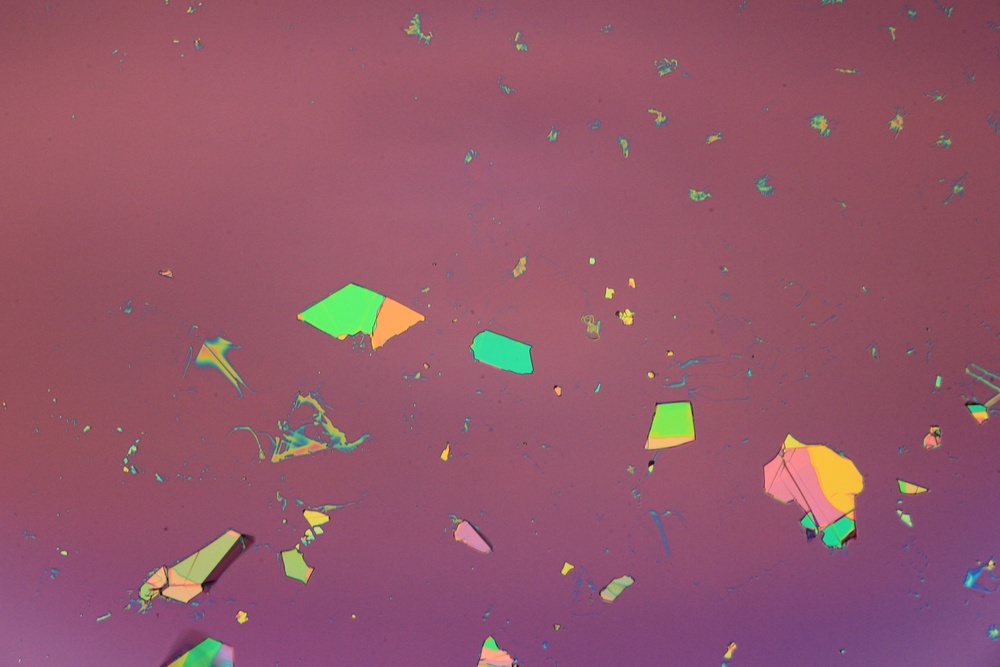
#> input picture notebooks/mainTestImage.JPG, 1000 x 667 px, shrunk from 5184 x 3456 before the run
$ jupyter execute NonLocalMeanDilation.ipynb   (shell and % lines are left out)   (older library calls are emulated)
#> lines starting #> are read from the running program, lines starting #| are printed output that depends on the picture
[cell 1]
import skimage.io as io

[cell 2]
import skimage
from skimage import data

[cell 3]
bn = io.imread("mainTestImage.JPG")
#> bn is the input picture: shape (667, 1000, 3); mean R, G, B 147.4, 87.3, 106.1

[cell 4]
import matplotlib.pyplot as plt

[cell 5]
import numpy as np

[cell 6]
plt.imshow(bn)

[cell 7]
from skimage import data, img_as_float
from skimage.restoration import denoise_nl_means


astro = img_as_float(data.astronaut())
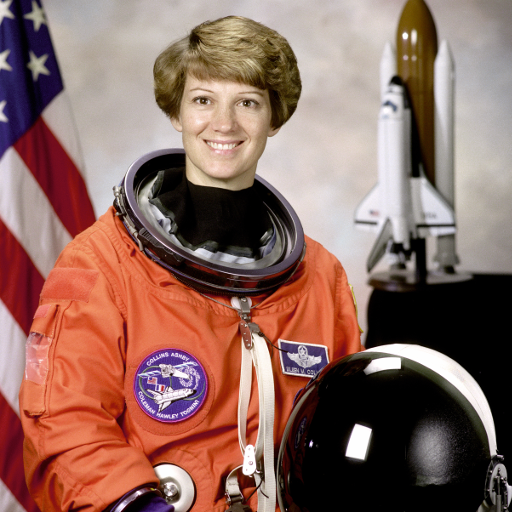
#> input picture skimage.data.astronaut(), 512 x 512 px
astro = astro[30:180, 150:300]
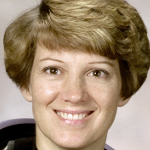
#> astro: shape (150, 150, 3) float64; mean R, G, B 0.619, 0.534, 0.441

noisy = astro + 0.3 * np.random.random(astro.shape)
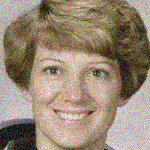
#> noisy: shape (150, 150, 3) float64; mean R, G, B 0.769, 0.683, 0.591; drawn with min black and max white
noisy = np.clip(noisy, 0, 1)
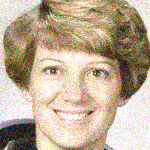
#> noisy: shape (150, 150, 3) float64; mean R, G, B 0.751, 0.678, 0.588

denoise = denoise_nl_means(noisy, 7, 9, 0.08, multichannel=True)
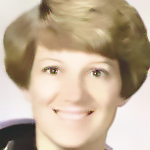
#> denoise: shape (150, 150, 3) float64; mean R, G, B 0.753, 0.68, 0.59

fig, ax = plt.subplots(ncols=2, figsize=(8, 4), sharex=True, sharey=True,
                       subplot_kw={'adjustable': 'box-forced'})

ax[0].imshow(noisy)
ax[0].axis('off')
ax[0].set_title('noisy')
ax[1].imshow(denoise)
ax[1].axis('off')
ax[1].set_title('non-local means')

fig.tight_layout()

plt.show()

[cell 8]
astro = img_as_float(bn)
#> astro: shape (667, 1000, 3) float64

noisy = astro

denoise = denoise_nl_means(noisy, 7, 9, 0.08, multichannel=True)
#> denoise: shape (667, 1000, 3) float64

fig, ax = plt.subplots(ncols=2, figsize=(30, 15), sharex=True, sharey=True,
                       subplot_kw={'adjustable': 'box-forced'})

ax[0].imshow(noisy)
ax[0].axis('off')
ax[0].set_title('noisy')
ax[1].imshow(denoise)
ax[1].axis('off')
ax[1].set_title('non-local means')

fig.tight_layout()

plt.show()
